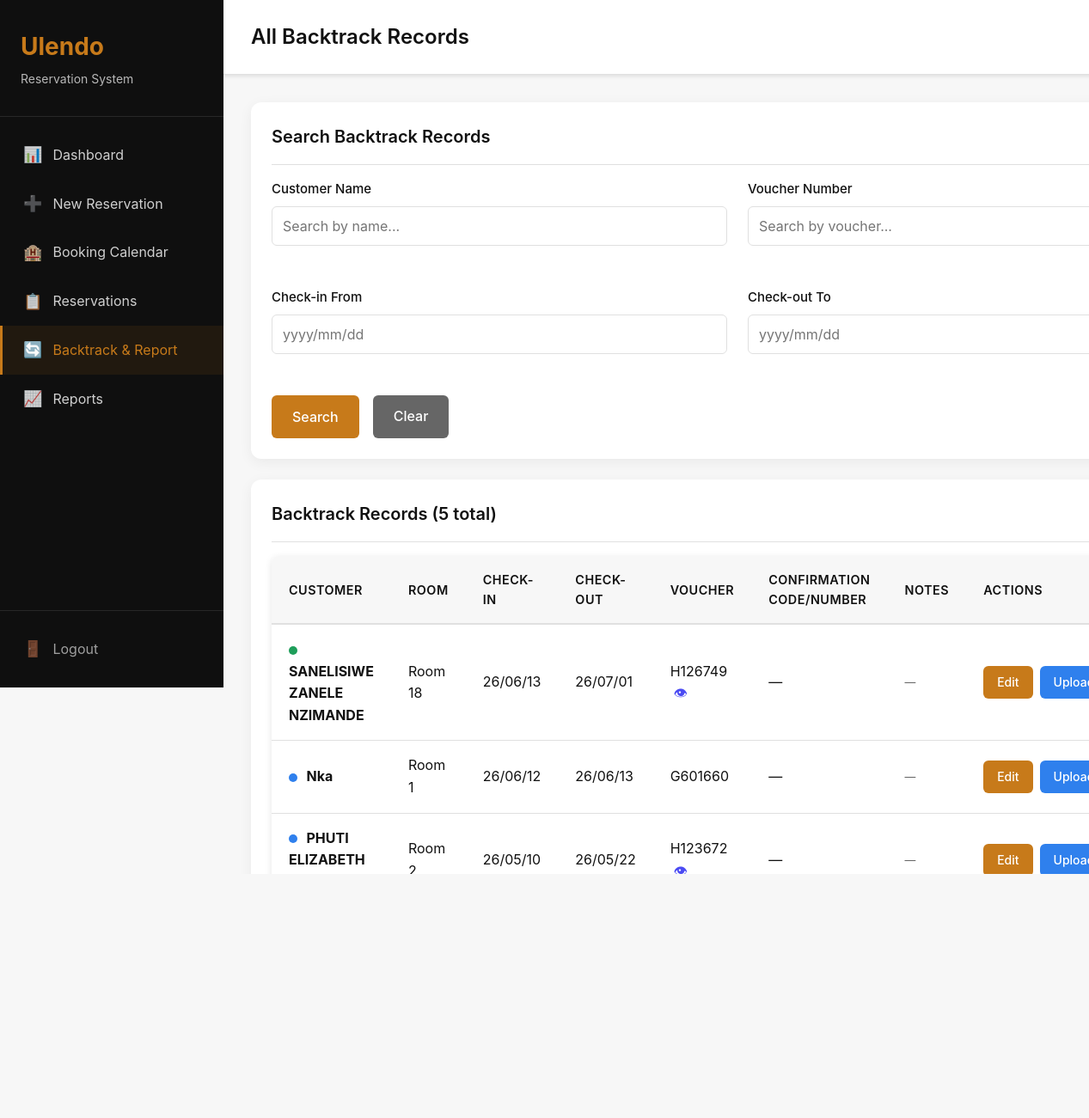
The page /backtrack/list/ (signed in) on the database as committed earlier.
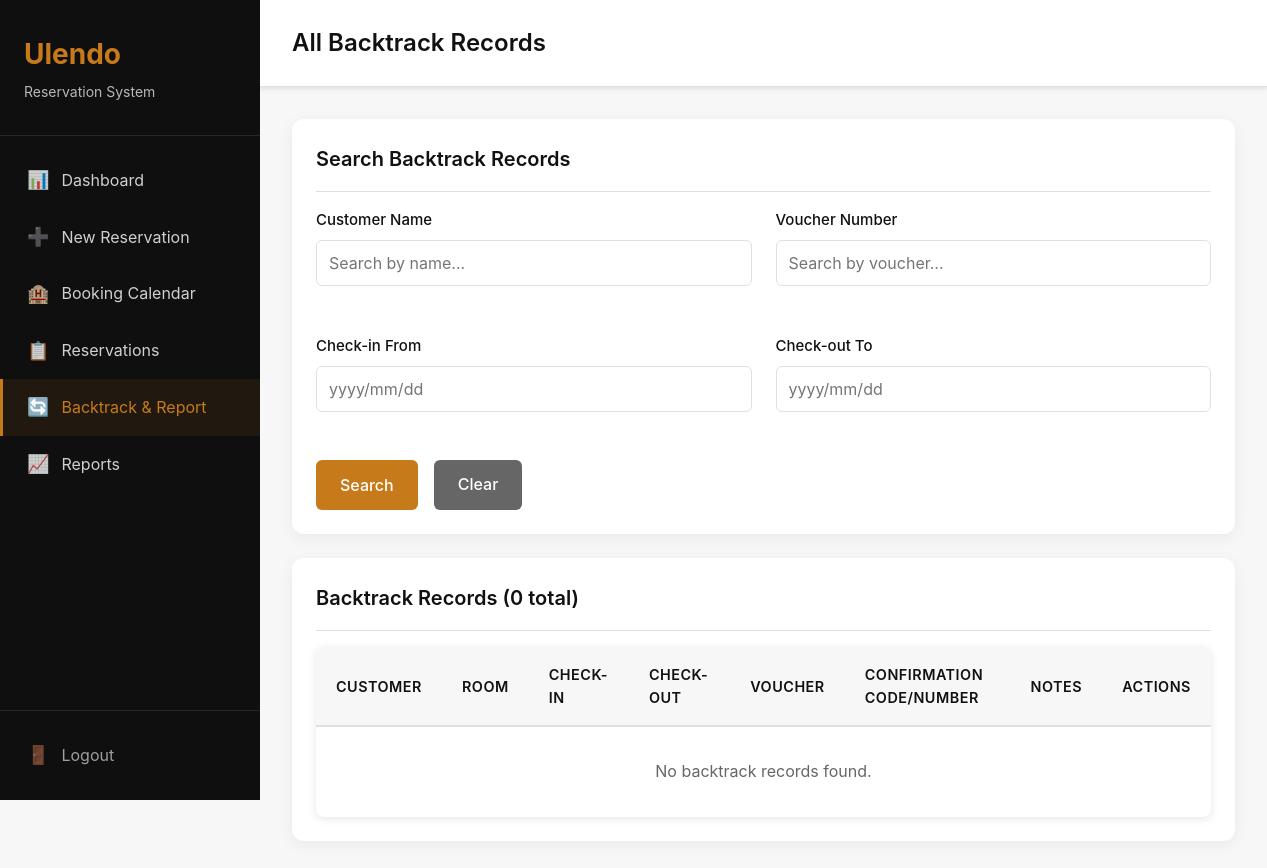
The same page on the database as committed later.
### backtrack/models.py (models this page shows, shortened)
class BacktrackReservation(models.Model):
    STATUS_CHOICES = [
        ('confirmed', 'Confirmed'),
        ('cancelled', 'Cancelled'),
    ]
    customer_name = models.CharField(max_length=200)
    voucher_number = models.CharField(max_length=100, blank=True, null=True)
    confirmation_code = models.CharField(max_length=100, blank=True, null=True)
    room_number = models.CharField(max_length=10)
    check_in_date = models.DateField()
    check_out_date = models.DateField()
    status = models.CharField(max_length=20, choices=STATUS_CHOICES, default='confirmed')
    notes = models.TextField(blank=True, null=True)
    created_at = models.DateTimeField(auto_now_add=True)
    updated_at = models.DateTimeField(auto_now=True)
    class Meta:
        ordering = ['-check_in_date']
        verbose_name = 'Backtrack Reservation'
        verbose_name_plural = 'Backtrack Reservations'

### backtrack/views.py (the view, shortened to what this page needs)
# urls.py: path('list/', views.backtrack_list, name='backtrack_list'),
@login_required
def backtrack_list(request):
    reservations = BacktrackReservation.objects.prefetch_related('vouchers').order_by('-check_in_date')
    search_name = request.GET.get('name', '')
    search_voucher = request.GET.get('voucher', '')
    start_date = request.GET.get('start_date', '')
    end_date = request.GET.get('end_date', '')
    if search_name:
        reservations = reservations.filter(customer_name__icontains=search_name)
    if search_voucher:
        reservations = reservations.filter(voucher_number__icontains=search_voucher)
    paginator = Paginator(reservations, 20)
    page_number = request.GET.get('page')
    page_obj = paginator.get_page(page_number)
    context = {
        'page_obj': page_obj,
        'search_name': search_name,
        'search_voucher': search_voucher,
        'start_date': start_date,
        'end_date': end_date,
    }
    return render(request, 'backtrack/backtrack_list.html', context)

### backtrack/templates/backtrack/backtrack_list.html (shortened to what this page needs)
{% extends 'base.html' %}
{% block page_title %}All Backtrack Records{% endblock %}
{% block content %}
<div class="card">
    <div class="card-header">
        <h3 class="card-title">Search Backtrack Records</h3>
    </div>
    <div class="card-body">
        <form method="get" class="grid grid-2">
            <div class="form-group">
                <label class="form-label">Customer Name</label>
                <input type="text" name="name" value="{{ search_name }}" class="form-control" placeholder="Search by name...">
            </div>
            <div class="form-group">
                <label class="form-label">Voucher Number</label>
                <input type="text" name="voucher" value="{{ search_voucher }}" class="form-control" placeholder="Search by voucher...">
            </div>
            <div class="form-group">
                <label class="form-label">Check-in From</label>
                <input type="text" name="start_date" value="{{ start_date }}" class="form-control date-picker" placeholder="yyyy/mm/dd">
            </div>
            <div class="form-group">
                <label class="form-label">Check-out To</label>
                <input type="text" name="end_date" value="{{ end_date }}" class="form-control date-picker" placeholder="yyyy/mm/dd">
            </div>
            <div class="d-flex gap-2">
                <button type="submit" class="btn btn-primary">Search</button>
                <a href="{% url 'backtrack:backtrack_list' %}" class="btn btn-secondary">Clear</a>
            </div>
        </form>
    </div>
</div>
<div class="card">
    <div class="card-header">
        <h3 class="card-title">Backtrack Records ({{ page_obj.paginator.count }} total)</h3>
    </div>
    <div class="card-body">
        <div class="table-container">
            <table>
                <thead>
                    <tr>
                        <th>Customer</th>
                        <th>Room</th>
                        <th>Check-in</th>
                        <th>Check-out</th>
                        <th>Voucher</th>
                        <th>Confirmation Code/Number</th>
                        <th>Notes</th>
                        <th>Actions</th>
                    </tr>
                </thead>
                <tbody>
                    {% now "Ymd" as today %}
                    {% for res in page_obj %}
                    <tr>
                        <td>
                            {% if res.status == 'cancelled' %}
                            <span class="status-dot status-dot-cancelled"></span>
                            {% elif res.check_out_date|date:"Ymd" < today %}
                            <span class="status-dot status-dot-checkout"></span>
                            {% else %}
                            <span class="status-dot status-dot-booked"></span>
                            {% endif %}
                            <strong>{{ res.customer_name }}</strong>
                        </td>
                        <td>Room {{ res.room_number }}</td>
                        <td>{{ res.check_in_date|date:"y/m/d" }}</td>
                        <td>{{ res.check_out_date|date:"y/m/d" }}</td>
                        <td>
                            {{ res.voucher_number|default:"—" }}
                            {% with voucher=res.vouchers.first %}
                                {% if voucher and voucher.voucher_file %}
                                <a href="{{ voucher.voucher_file.url }}" target="_blank" title="View Voucher" class="voucher-eye-link">👁</a>
                                {% endif %}
                            {% endwith %}
                        </td>
                        <td>{{ res.confirmation_code|default:"—" }}</td>
                        <td style="max-width:200px;font-size:0.8rem;color:var(--text-secondary);white-space:normal;word-break:break-word;">{{ res.notes|default:"—"|truncatewords:15 }}</td>
                        <td>
                            <div class="d-flex gap-1">
                                <a href="{% url 'backtrack:edit_reservation' res.pk %}" class="btn btn-sm btn-primary">Edit</a>
                                <a href="{% url 'backtrack:backtrack_uploads' res.pk %}" class="btn btn-sm btn-info">Uploads</a>
                            </div>
                        </td>
                    </tr>
                    {% empty %}
                    <tr>
                        <td colspan="8" style="text-align: center; padding: 2rem; color: var(--text-secondary);">
                            No backtrack records found.
                        </td>
                    </tr>
                    {% endfor %}
                </tbody>
            </table>
        </div>
    </div>
</div>
{% endblock %}

### core/templates/base.html (shortened to what this page needs)
<!DOCTYPE html>
<html lang="en">
<head>
    {% load static %}
    <link rel="stylesheet" href="{% static 'core/css/style.css' %}">
    <link rel="stylesheet" href="https://cdn.jsdelivr.net/npm/flatpickr/dist/flatpickr.min.css">
</head>
<body>
    <div class="app-container">
        <aside class="sidebar">
            <div class="sidebar-header">
                <h1 class="logo">Ulendo</h1>
                <p class="logo-subtitle">Reservation System</p>
            </div>
            <nav class="sidebar-nav">
                <a href="{% url 'reservations:dashboard' %}" class="nav-item {% if request.resolver_match.url_name == 'dashboard' %}active{% endif %}">
                    <span class="nav-icon">📊</span>
                    <span>Dashboard</span>
                </a>
                <a href="{% url 'reservations:new_reservation' %}" class="nav-item {% if request.resolver_match.url_name == 'new_reservation' %}active{% endif %}">
                    <span class="nav-icon">➕</span>
                    <span>New Reservation</span>
                </a>
                <a href="{% url 'reservations:room_availability' %}" class="nav-item {% if request.resolver_match.url_name == 'room_availability' %}active{% endif %}">
                    <span class="nav-icon">🏨</span>
                    <span>Booking Calendar</span>
                </a>
                <a href="{% url 'reservations:reservation_list' %}" class="nav-item {% if request.resolver_match.url_name == 'reservation_list' %}active{% endif %}">
                    <span class="nav-icon">📋</span>
                    <span>Reservations</span>
                </a>
                <a href="{% url 'backtrack:dashboard' %}" class="nav-item {% if 'backtrack' in request.resolver_match.app_name %}active{% endif %}">
                    <span class="nav-icon">🔄</span>
                    <span>Backtrack & Report</span>
                </a>
                <a href="{% url 'reports:daily_report' %}" class="nav-item {% if 'reports' in request.resolver_match.app_name %}active{% endif %}">
                    <span class="nav-icon">📈</span>
                    <span>Reports</span>
                </a>
            </nav>
            <div class="sidebar-footer">
                <a href="{% url 'accounts:logout' %}" class="nav-item logout">
                    <span class="nav-icon">🚪</span>
                    <span>Logout</span>
                </a>
            </div>
        </aside>
        <main class="main-content">
            <header class="main-header">
                <h2>{% block page_title %}Dashboard{% endblock %}</h2>
            </header>
            <div class="content-wrapper">
                {% block content %}{% endblock %}
            </div>
        </main>
    </div>
</body>
</html>

### core/static/core/css/style.css (style rules this page uses)
:root { --primary: #C77A1A; --secondary: #0F0F0F; --background: #F7F7F7; --text-primary: #111111; --text-secondary: #666666; --success: #1E9E5A; --warning: #F4A261; --error: #D64545; --info: #2F80ED; --white: #FFFFFF; --border: #E0E0E0; --shadow: rgba(0, 0, 0, 0.1); }
* { margin: 0; padding: 0; box-sizing: border-box; }
body { font-family: -apple-system, BlinkMacSystemFont, 'Segoe UI', Roboto, Oxygen, Ubuntu, Cantarell, sans-serif; background: var(--background); color: var(--text-primary); line-height: 1.6; }
.app-container { display: flex; min-height: 100vh; }
.sidebar { width: 260px; background: var(--secondary); color: var(--white); display: flex; flex-direction: column; position: fixed; height: 100vh; overflow-y: auto; }
.sidebar-header { padding: 2rem 1.5rem; border-bottom: 1px solid rgba(255, 255, 255, 0.1); }
.logo { font-size: 1.75rem; font-weight: 700; color: var(--primary); margin-bottom: 0.25rem; }
.logo-subtitle { font-size: 0.875rem; color: rgba(255, 255, 255, 0.7); }
.sidebar-nav { flex: 1; padding: 1rem 0; }
.nav-item { display: flex; align-items: center; padding: 0.875rem 1.5rem; color: rgba(255, 255, 255, 0.8); text-decoration: none; transition: all 0.2s; border-left: 3px solid transparent; }
.nav-item.active { background: rgba(199, 122, 26, 0.1); color: var(--primary); border-left-color: var(--primary); }
.nav-icon { margin-right: 0.75rem; font-size: 1.125rem; }
.sidebar-footer { border-top: 1px solid rgba(255, 255, 255, 0.1); padding: 1rem 0; }
.nav-item.logout { color: rgba(255, 255, 255, 0.6); }
.main-content { flex: 1; margin-left: 260px; min-height: 100vh; display: flex; flex-direction: column; }
.main-header { background: var(--white); padding: 1.5rem 2rem; border-bottom: 1px solid var(--border); display: flex; justify-content: space-between; align-items: center; box-shadow: 0 2px 4px var(--shadow); }
.main-header h2 { font-size: 1.5rem; font-weight: 600; color: var(--text-primary); }
.content-wrapper { flex: 1; padding: 2rem; }
.card { background: var(--white); border-radius: 12px; padding: 1.5rem; box-shadow: 0 4px 16px rgba(0, 0, 0, 0.06); margin-bottom: 1.5rem; }
.card-header { display: flex; justify-content: space-between; align-items: center; margin-bottom: 1rem; padding-bottom: 1rem; border-bottom: 1px solid var(--border); }
.card-title { font-size: 1.25rem; font-weight: 600; color: var(--text-primary); }
.card-body { padding: 0; }
.form-group { margin-bottom: 1.5rem; }
.form-label { display: block; margin-bottom: 0.5rem; font-weight: 500; color: var(--text-primary); font-size: 0.9375rem; }
.form-control { width: 100%; padding: 0.75rem; border: 1px solid var(--border); border-radius: 6px; font-size: 1rem; font-family: inherit; transition: all 0.2s; }
.btn { display: inline-block; padding: 0.75rem 1.5rem; border: none; border-radius: 6px; font-size: 1rem; font-weight: 500; cursor: pointer; text-decoration: none; text-align: center; transition: all 0.2s; font-family: inherit; }
.btn-primary { background: var(--primary); color: var(--white); }
.btn-secondary { background: var(--text-secondary); color: var(--white); }
.table-container { overflow-x: auto; background: var(--white); border-radius: 8px; box-shadow: 0 2px 8px var(--shadow); }
table { width: 100%; border-collapse: collapse; }
thead { background: var(--background); }
th { padding: 1rem 1.25rem; text-align: left; font-weight: 600; color: var(--text-primary); font-size: 0.9rem; text-transform: uppercase; letter-spacing: 0.5px; border-bottom: 2px solid var(--border); }
td { padding: 1rem 1.25rem; border-bottom: 1px solid var(--border); color: var(--text-primary); }
td:last-child { white-space: nowrap; }
tbody tr:last-child td { border-bottom: none; }
.grid { display: grid; gap: 1.5rem; }
.grid-2 { grid-template-columns: repeat(2, 1fr); }
.d-flex { display: flex; }
.gap-2 { gap: 1rem; }

Rows that differ between the two databases and show on the page:
removed BacktrackReservation: status "confirmed" (drawn), customer_name "SANELISIWE ZANELE NZIMANDE", room_number "18", check_in_date "26/06/13", check_out_date "26/07/01", voucher_number "H126749", confirmation_code "—", notes "—"
removed BacktrackReservation: status "confirmed" (drawn), customer_name "Nka", room_number "1", check_in_date "26/06/12", check_out_date "26/06/13", voucher_number "G601660", confirmation_code "—", notes "—"
removed BacktrackReservation: status "confirmed" (drawn), customer_name "PHUTI ELIZABETH LETUPU", room_number "2", check_in_date "26/05/10", check_out_date "26/05/22", voucher_number "H123672", confirmation_code "—", notes "—"
removed BacktrackReservation: status "confirmed" (drawn)
removed BacktrackReservation: status "confirmed" (drawn)
Other text that changed with them:
{{ page_obj.paginator.count }}: "5" → "0"
text now shown: "No backtrack records found."
